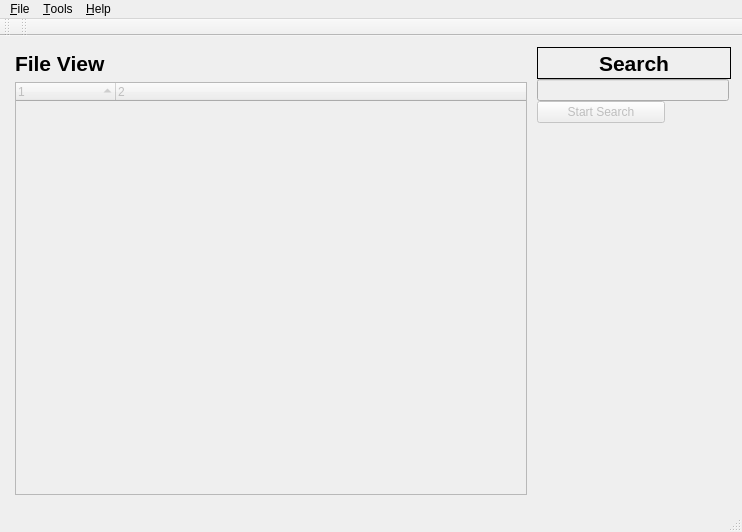
<?xml version="1.0" encoding="UTF-8"?>
<ui version="4.0">
 <class>MainWindow</class>
 <widget class="QMainWindow" name="MainWindow">
  <property name="geometry">
   <rect>
    <x>0</x>
    <y>0</y>
    <width>742</width>
    <height>532</height>
   </rect>
  </property>
  <property name="windowTitle">
   <string>MainWindow</string>
  </property>
  <widget class="QWidget" name="centralWidget">
   <layout class="QGridLayout" name="gridLayout">
    <item row="0" column="1">
     <layout class="QVBoxLayout" name="verticalLayout" stretch="0,0,0,0">
      <property name="spacing">
       <number>0</number>
      </property>
      <property name="sizeConstraint">
       <enum>QLayout::SetFixedSize</enum>
      </property>
      <item>
       <widget class="QLabel" name="label">
        <property name="sizePolicy">
         <sizepolicy hsizetype="Expanding" vsizetype="Expanding">
          <horstretch>0</horstretch>
          <verstretch>0</verstretch>
         </sizepolicy>
        </property>
        <property name="maximumSize">
         <size>
          <width>1666</width>
          <height>32</height>
         </size>
        </property>
        <property name="font">
         <font>
          <pointsize>16</pointsize>
          <weight>75</weight>
          <bold>true</bold>
         </font>
        </property>
        <property name="frameShape">
         <enum>QFrame::Panel</enum>
        </property>
        <property name="text">
         <string>Search</string>
        </property>
        <property name="alignment">
         <set>Qt::AlignCenter</set>
        </property>
       </widget>
      </item>
      <item>
       <widget class="QLineEdit" name="searchLineEdit">
        <property name="enabled">
         <bool>false</bool>
        </property>
        <property name="sizePolicy">
         <sizepolicy hsizetype="Expanding" vsizetype="Fixed">
          <horstretch>0</horstretch>
          <verstretch>0</verstretch>
         </sizepolicy>
        </property>
        <property name="maximumSize">
         <size>
          <width>192</width>
          <height>16777215</height>
         </size>
        </property>
       </widget>
      </item>
      <item>
       <widget class="QPushButton" name="searchButton">
        <property name="enabled">
         <bool>false</bool>
        </property>
        <property name="maximumSize">
         <size>
          <width>128</width>
          <height>16777215</height>
         </size>
        </property>
        <property name="text">
         <string>Start Search</string>
        </property>
       </widget>
      </item>
      <item>
       <spacer name="verticalSpacer">
        <property name="orientation">
         <enum>Qt::Vertical</enum>
        </property>
        <property name="sizeType">
         <enum>QSizePolicy::Expanding</enum>
        </property>
        <property name="sizeHint" stdset="0">
         <size>
          <width>20</width>
          <height>40</height>
         </size>
        </property>
       </spacer>
      </item>
     </layout>
    </item>
    <item row="0" column="0">
     <layout class="QVBoxLayout" name="verticalLayout_2">
      <property name="sizeConstraint">
       <enum>QLayout::SetMaximumSize</enum>
      </property>
      <property name="leftMargin">
       <number>4</number>
      </property>
      <property name="topMargin">
       <number>4</number>
      </property>
      <property name="rightMargin">
       <number>4</number>
      </property>
      <property name="bottomMargin">
       <number>4</number>
      </property>
      <item>
       <widget class="QLabel" name="label_2">
        <property name="font">
         <font>
          <pointsize>16</pointsize>
          <weight>75</weight>
          <bold>true</bold>
         </font>
        </property>
        <property name="text">
         <string>File View</string>
        </property>
       </widget>
      </item>
      <item>
       <widget class="QTreeWidget" name="treeWidget">
        <property name="enabled">
         <bool>false</bool>
        </property>
        <property name="minimumSize">
         <size>
          <width>512</width>
          <height>0</height>
         </size>
        </property>
        <property name="uniformRowHeights">
         <bool>true</bool>
        </property>
        <property name="sortingEnabled">
         <bool>true</bool>
        </property>
        <property name="columnCount">
         <number>2</number>
        </property>
        <column>
         <property name="text">
          <string notr="true">1</string>
         </property>
        </column>
        <column>
         <property name="text">
          <string notr="true">2</string>
         </property>
        </column>
       </widget>
      </item>
     </layout>
    </item>
   </layout>
  </widget>
  <widget class="QMenuBar" name="menuBar">
   <property name="geometry">
    <rect>
     <x>0</x>
     <y>0</y>
     <width>742</width>
     <height>20</height>
    </rect>
   </property>
   <widget class="QMenu" name="menu_File">
    <property name="title">
     <string>&amp;File</string>
    </property>
    <addaction name="action_New"/>
    <addaction name="action_Open"/>
    <addaction name="action_Save"/>
    <addaction name="actionSave_as"/>
    <addaction name="action_Close"/>
    <addaction name="separator"/>
    <addaction name="separator"/>
    <addaction name="actionE_xit"/>
   </widget>
   <widget class="QMenu" name="menu_Tools">
    <property name="title">
     <string>&amp;Tools</string>
    </property>
    <addaction name="separator"/>
    <addaction name="action_Add_Directory"/>
   </widget>
   <widget class="QMenu" name="menu_Help">
    <property name="title">
     <string>&amp;Help</string>
    </property>
    <addaction name="actionA_bout"/>
    <addaction name="action_About_QT"/>
    <addaction name="action_License"/>
   </widget>
   <addaction name="menu_File"/>
   <addaction name="menu_Tools"/>
   <addaction name="menu_Help"/>
  </widget>
  <widget class="QToolBar" name="mainToolBar">
   <attribute name="toolBarArea">
    <enum>TopToolBarArea</enum>
   </attribute>
   <attribute name="toolBarBreak">
    <bool>false</bool>
   </attribute>
  </widget>
  <widget class="QStatusBar" name="statusBar"/>
  <widget class="QToolBar" name="toolBar">
   <property name="windowTitle">
    <string>toolBar</string>
   </property>
   <attribute name="toolBarArea">
    <enum>TopToolBarArea</enum>
   </attribute>
   <attribute name="toolBarBreak">
    <bool>false</bool>
   </attribute>
  </widget>
  <action name="action_Open">
   <property name="text">
    <string>&amp;Open</string>
   </property>
  </action>
  <action name="action_Save">
   <property name="text">
    <string>&amp;Save</string>
   </property>
  </action>
  <action name="actionSave_as">
   <property name="text">
    <string>Save &amp;as...</string>
   </property>
  </action>
  <action name="action_Close">
   <property name="text">
    <string>&amp;Close</string>
   </property>
  </action>
  <action name="actionE_xit">
   <property name="text">
    <string>E&amp;xit</string>
   </property>
  </action>
  <action name="action_Scan_Disk">
   <property name="text">
    <string>&amp;Scan Disk</string>
   </property>
  </action>
  <action name="action_Add_Directory">
   <property name="text">
    <string>&amp;Add Directory</string>
   </property>
  </action>
  <action name="action_Add_File">
   <property name="text">
    <string>Add &amp;File</string>
   </property>
  </action>
  <action name="action_About_QT">
   <property name="text">
    <string>&amp;About QT</string>
   </property>
  </action>
  <action name="actionA_bout">
   <property name="text">
    <string>A&amp;bout</string>
   </property>
  </action>
  <action name="action_License">
   <property name="text">
    <string>&amp;License</string>
   </property>
  </action>
  <action name="action_New">
   <property name="text">
    <string>&amp;New</string>
   </property>
  </action>
 </widget>
 <layoutdefault spacing="6" margin="11"/>
 <resources/>
 <connections>
  <connection>
   <sender>searchButton</sender>
   <signal>clicked()</signal>
   <receiver>MainWindow</receiver>
   <slot>startSearch()</slot>
   <hints>
    <hint type="sourcelabel">
     <x>634</x>
     <y>109</y>
    </hint>
    <hint type="destinationlabel">
     <x>927</x>
     <y>138</y>
    </hint>
   </hints>
  </connection>
 </connections>
 <slots>
  <slot>startSearch()</slot>
 </slots>
</ui>
